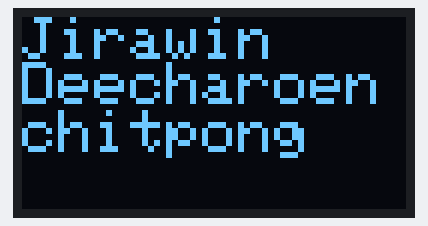
Bench run of a sketch on a simulated Arduino Uno, built with avr-gcc and run on an emulated ATmega328P. Parts: 128×64 one-colour display.

Above: at 0.1 s.

The sketch:

Lab3-name-OLED.ino
```cpp
#include <Wire.h>               // Include I2C bus library
#include <Adafruit_GFX.h>
#include <Adafruit_SSD1306.h>

#define OLED_RESET -1
Adafruit_SSD1306 OLED(OLED_RESET);

void setup()
{
  Serial.begin(9600);
  OLED.begin(SSD1306_SWITCHCAPVCC, 0x3C);
}
void loop()
{
  OLED.clearDisplay();
  OLED.setTextColor(WHITE);
  OLED.setCursor(0,0);
  OLED.setTextSize(2);
  OLED.print("Jirawin"); // Your message
  OLED.setCursor(0,15);
  OLED.print("Deecharoenchitpong"); // Your message
  OLED.display();
}
```
